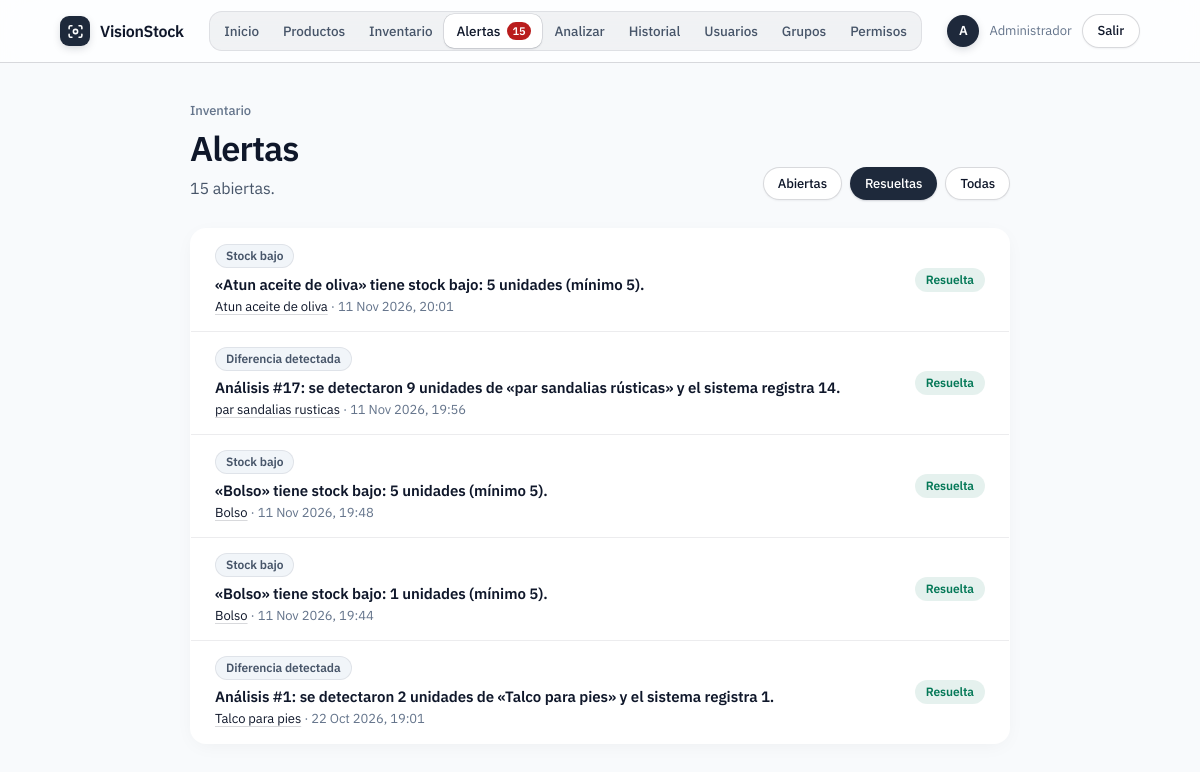
The app's page /inventario/alertas/?ver=resueltas (signed in) with its own data.
### inventory/models.py (models this page shows, shortened)
class Alert(models.Model):
    LOW_STOCK = 'LOW_STOCK'
    OUT_OF_STOCK = 'OUT_OF_STOCK'
    MISMATCH = 'MISMATCH'
    KINDS = [
        (LOW_STOCK, 'Stock bajo'),
        (OUT_OF_STOCK, 'Agotado'),
        (MISMATCH, 'Diferencia detectada'),
    ]
    product = models.ForeignKey(
        Product, on_delete=models.CASCADE, related_name='alerts',
        verbose_name='Producto',
    )
    kind = models.CharField(max_length=14, choices=KINDS, verbose_name='Tipo')
    message = models.CharField(max_length=255, verbose_name='Mensaje')
    is_resolved = models.BooleanField(default=False, verbose_name='Resuelta')
    created_at = models.DateTimeField(auto_now_add=True, verbose_name='Fecha')
    resolved_at = models.DateTimeField(null=True, blank=True)
    class Meta:
        verbose_name = 'Alerta'
        verbose_name_plural = 'Alertas'
        ordering = ['is_resolved', '-created_at']

### catalog/models.py (models this page shows, shortened)
class Product(models.Model):
  name = models.CharField(max_length=150, verbose_name='Nombre del Producto')
  category = models.ForeignKey(
      Category,
      on_delete=models.SET_NULL,
      null=True,
      blank=True,
      related_name='products',
      verbose_name='Categoría',
  )
  price = models.DecimalField(
      max_digits=10, decimal_places=2, verbose_name='Precio'
  )
  stock = models.PositiveIntegerField(
      default=0, verbose_name='Stock Disponible'
  )
  min_stock = models.PositiveIntegerField(
      default=5, verbose_name='Stock Mínimo'
  )
  description = models.TextField(
      blank=True, null=True, verbose_name='Descripción del Producto'
  )
  created_at = models.DateTimeField(
      auto_now_add=True, verbose_name='Fecha de Creación'
  )
  class Meta:
    verbose_name = 'Producto'
    verbose_name_plural = 'Productos'
    ordering = ['-created_at']

### inventory/views.py (the view)
# urls.py: path('alertas/', views.alert_list, name='alert_list'),
@login_required
@permission_required('inventory.view_alert', raise_exception=True)
def alert_list(request):
    mostrar = request.GET.get('ver', 'abiertas')
    alertas = Alert.objects.select_related('product')
    if mostrar == 'abiertas':
        alertas = alertas.filter(is_resolved=False)
    elif mostrar == 'resueltas':
        alertas = alertas.filter(is_resolved=True)
    return render(request, 'inventario/alert_list.html', {
        'alertas': alertas[:300],
        'ver': mostrar,
        'abiertas': Alert.objects.filter(is_resolved=False).count(),
    })

### inventory/views.py (called while the page is built)
def alertas(request):
    user = getattr(request, 'user', None)
    if user is None or not user.is_authenticated or not user.has_perm('inventory.view_alert'):
        return {}
    return {'alertas_abiertas': Alert.objects.filter(is_resolved=False).count()}

### inventory/templates/inventario/alert_list.html (shortened to what this page needs)
{% extends "layouts/base.html" %}
{% block container_class %}medium{% endblock %}
{% block content %}
<div class="page-head">
  <div><p class="eyebrow">Inventario</p><h1>Alertas</h1><p class="sub">{{ abiertas }} abierta{{ abiertas|pluralize }}.</p></div>
  <div class="actions">
    <a class="btn {% if ver != 'abiertas' %}secondary{% endif %} small" href="?ver=abiertas">Abiertas</a>
    <a class="btn {% if ver != 'resueltas' %}secondary{% endif %} small" href="?ver=resueltas">Resueltas</a>
    <a class="btn {% if ver != 'todas' %}secondary{% endif %} small" href="?ver=todas">Todas</a>
  </div>
</div>
<div class="card">
  {% if alertas %}
  <ul class="list">
    {% for a in alertas %}
    <li>
      <div>
        <span class="badge {% if a.is_resolved %}{% elif a.kind == 'OUT_OF_STOCK' %}red{% elif a.kind == 'LOW_STOCK' %}orange{% else %}blue{% endif %}">{{ a.get_kind_display }}</span>
        <div class="title" style="margin-top:6px">{{ a.message }}</div>
        <div class="meta"><a href="{% url 'product_detail' a.product.pk %}">{{ a.product.name }}</a> · {{ a.created_at|date:"d M Y, H:i" }}</div>
      </div>
      {% if not a.is_resolved and perms.inventory.change_alert %}
      <form method="post" action="{% url 'alert_resolve' a.pk %}" class="inline" data-confirm-title="¿Marcar como resuelta?" data-confirm="La alerta dejará de aparecer entre las abiertas." data-confirm-button="Resolver">
        {% csrf_token %}<button class="btn secondary small" type="submit">Resolver</button>
      </form>
      {% elif a.is_resolved %}<span class="badge green">Resuelta</span>{% endif %}
    </li>
    {% endfor %}
  </ul>
  {% else %}
  <div class="empty"><h3>Sin alertas</h3><p>Aquí aparecerán los productos con stock bajo o con diferencias detectadas.</p></div>
  {% endif %}
</div>
{% endblock %}

### catalog/templates/layouts/base.html (shortened to what this page needs)
{% load static %}<!DOCTYPE html>
<html lang="es">
<head>
  <link rel="stylesheet" href="{% static 'css/app.css' %}?v=2">
</head>
<body>
<header class="nav">
  <div class="nav-inner">
    <a class="brand" href="{% url 'home' %}">
      <span class="brand-mark">{% include 'layouts/logo.svg' %}</span>
      VisionStock
    </a>
    {% if user.is_authenticated %}
    <nav class="nav-links">
      <a class="nav-link" href="{% url 'home' %}">Inicio</a>
      {% if perms.catalog.view_product %}<a class="nav-link" href="{% url 'product_list' %}">Productos</a>{% endif %}
      {% if perms.inventory.view_stockmovement %}<a class="nav-link" href="{% url 'movement_list' %}">Inventario</a>{% endif %}
      {% if perms.inventory.view_alert %}
        <a class="nav-link" href="{% url 'alert_list' %}">Alertas{% if alertas_abiertas %}<span class="nav-count">{{ alertas_abiertas }}</span>{% endif %}</a>
      {% endif %}
      {% if perms.vision.add_inspection %}<a class="nav-link" href="{% url 'inspection_create' %}">Analizar</a>{% endif %}
      {% if perms.vision.view_inspection %}<a class="nav-link" href="{% url 'inspection_list' %}">Historial</a>{% endif %}
      {% if user.is_staff %}
        <a class="nav-link" href="{% url 'usuarios' %}">Usuarios</a>
        <a class="nav-link" href="{% url 'grupos' %}">Grupos</a>
        <a class="nav-link" href="{% url 'permisos' %}">Permisos</a>
      {% endif %}
    </nav>
    <div class="nav-user">
      <span class="avatar" title="{{ user.username }}">{{ user.username|slice:":1"|upper }}</span>
      <span class="who">{{ user.first_name|default:user.username }}</span>
      <form method="post" action="{% url 'logout' %}" class="inline" data-confirm="Se cerrará tu sesión en este equipo." data-confirm-title="¿Cerrar sesión?" data-confirm-button="Cerrar sesión">
        <button type="submit" class="btn secondary small">Salir</button>
      </form>
    </div>
    {% endif %}
  </div>
</header>
<main class="container {% block container_class %}{% endblock %}">
  {% block content %}{% endblock %}
</main>
</body>
</html>

### records on screen
Alert: kind "Stock bajo", message "«Atun aceite de oliva» tiene stock bajo: 5 unidades (mínimo 5).", product.name "Atun aceite de oliva", created_at "11 Nov 2026, 20:01", is_resolved "Resuelta"
Alert: kind "Diferencia detectada", message "Análisis #17: se detectaron 9 unidades de «par sandalias rústicas» y el sistema registra 14.", product.name "par sandalias rusticas", created_at "11 Nov 2026, 19:56", is_resolved "Resuelta"
Alert: kind "Stock bajo", message "«Bolso» tiene stock bajo: 5 unidades (mínimo 5).", product.name "Bolso", created_at "11 Nov 2026, 19:48", is_resolved "Resuelta"
Alert: kind "Stock bajo", message "«Bolso» tiene stock bajo: 1 unidades (mínimo 5).", product.name "Bolso", created_at "11 Nov 2026, 19:44", is_resolved "Resuelta"
Alert: kind "Diferencia detectada", message "Análisis #1: se detectaron 2 unidades de «Talco para pies» y el sistema registra 1.", product.name "Talco para pies", created_at "22 Oct 2026, 19:01", is_resolved "Resuelta"

### other values on screen
{{ alertas_abiertas }} "15"
{{ user.username|slice:":1"|upper }} "A"
{{ user.first_name|default:user.username }} "Administrador"
{{ abiertas }} "15"
